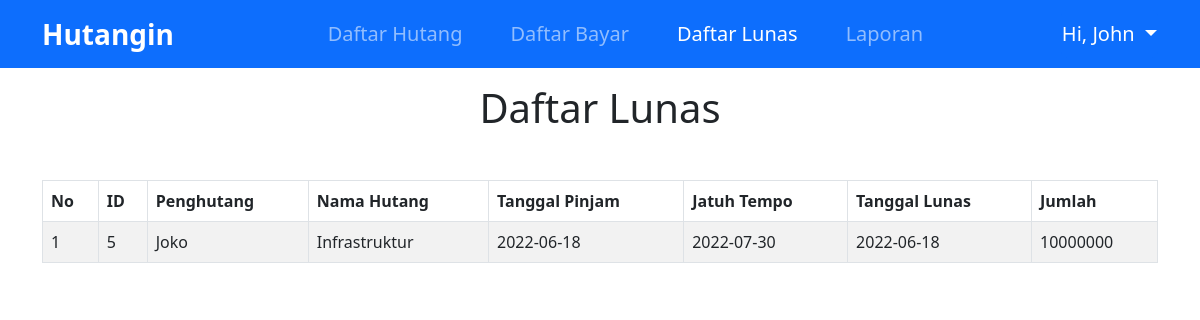
The app's page /ui/daftar-lunas.php (signed in) with its own data.
### tables this page shows
CREATE TABLE `user` (
  `id` int(11) NOT NULL,
  `nama` varchar(30) NOT NULL,
  `email` varchar(50) NOT NULL,
  `password` varchar(50) NOT NULL,
  `verified` int(11) NOT NULL
);

CREATE TABLE `hutang` (
  `id` int(11) NOT NULL,
  `id_user` int(11) NOT NULL,
  `nama_penghutang` varchar(30) NOT NULL,
  `nama_hutang` varchar(30) NOT NULL,
  `tanggal_pinjam` date NOT NULL,
  `jatuh_tempo` date NOT NULL,
  `jumlah` int(11) NOT NULL,
  `sisa_hutang` int(11) NOT NULL
);

CREATE TABLE `riwayat_bayar` (
  `id` int(11) NOT NULL,
  `id_hutang` int(11) NOT NULL,
  `id_user` int(11) NOT NULL,
  `jumlah_bayar` int(11) NOT NULL,
  `status` varchar(20) NOT NULL,
  `tanggal` date NOT NULL
);

### utils/user-session.php (called while the page is built, shortened)
<?php
    include 'config.php';
    $email = $_SESSION['user'];
    $sql = "SELECT * FROM user WHERE email='$email'";
    $result = mysqli_query($conn, $sql);
    $user = mysqli_fetch_assoc($result);
    $userId = $user['id'];
?>

### ui/daftar-lunas.php (the view, shortened to what this page needs)
<?php
    include '../utils/user-session.php';
    $resHutang = mysqli_query($conn, "SELECT * FROM hutang WHERE sisa_hutang = 0 AND id_user='$userId'");
?>
<!DOCTYPE html>
<html lang="en">
<head>
    <link rel="stylesheet" href="../libraries/bootstrap/css/bootstrap.css">
</head>
<body>
    <nav class="navbar navbar-expand-lg navbar-dark bg-primary">
        <div class="container">
            <a class="navbar-brand fs-3 fw-bold" href="../index.php">Hutangin</a>
            <div class="collapse navbar-collapse" id="navbarNav">
                <ul class="navbar-nav fs-5 mx-auto">
                    <li class="nav-item mx-lg-3">
                        <a class="nav-link" href="../index.php">Daftar Hutang</a>
                    </li>
                    <li class="nav-item mx-lg-3">
                        <a class="nav-link" href="riwayat-bayar.php">Daftar Bayar</a>
                    </li>
                    <li class="nav-item mx-lg-3">
                        <a class="nav-link active" href="daftar-lunas.php">Daftar Lunas</a>
                    </li>
                    <li class="nav-item mx-lg-3">
                        <a class="nav-link" href="laporan.php">Laporan</a>
                    </li>
                </ul>
                <div class="btn-group">
                    <button type="button" class="btn btn-primary dropdown-toggle fs-5 p-0 py-2" data-bs-toggle="dropdown"
                        aria-expanded="false">
                        Hi, <?php echo $user['nama']?>
                    </button>
                </div>
            </div>
        </div>
    </nav>
    <section class="section-content container">
        <h1 class="text-center mt-3 mb-3">Daftar Lunas</h1>
        <div class="table-responsive mt-5">
            <table class="table table-striped table-hover table-bordered">
                <thead class="fw-bold">
                    <tr>
                        <td>No</td>
                        <td>ID</td>
                        <td>Penghutang</td>
                        <td>Nama Hutang</td>
                        <td>Tanggal Pinjam</td>
                        <td>Jatuh Tempo</td>
                        <td>Tanggal Lunas</td>
                        <td>Jumlah</td>
                    </tr>
                </thead>
                <tbody>
                <?php
                $no = 1;
                while($data = mysqli_fetch_array($resHutang)) {
                    $getIdHutang = $data['id'];
                    $resBayar = mysqli_query($conn, "SELECT * FROM riwayat_bayar WHERE id_hutang='$getIdHutang' AND status='Lunas'");
                    $dataBayar = mysqli_fetch_assoc($resBayar);
                    ?>
                    <tr>
                        <td><?php echo $no ?></td>
                        <td><?php echo $data['id'] ?></td>
                        <td><?php echo $data['nama_penghutang'] ?></td>
                        <td><?php echo $data['nama_hutang'] ?></td>
                        <td><?php echo $data['tanggal_pinjam'] ?></td>
                        <td><?php echo $data['jatuh_tempo'] ?></td>
                        <td><?php echo $dataBayar['tanggal'] ?></td>
                        <td><?php echo $data['jumlah'] ?></td>
                    </tr>
                <?php
                    $no++;
                } ?>
                </tbody>
            </table>
        </div>
    </section>
</body>
</html>

### records on screen
user: nama "John"
hutang: id "5", nama_penghutang "Joko", nama_hutang "Infrastruktur", tanggal_pinjam "2022-06-18", jatuh_tempo "2022-07-30", riwayat_bayar.tanggal "2022-06-18", jumlah "10000000"
